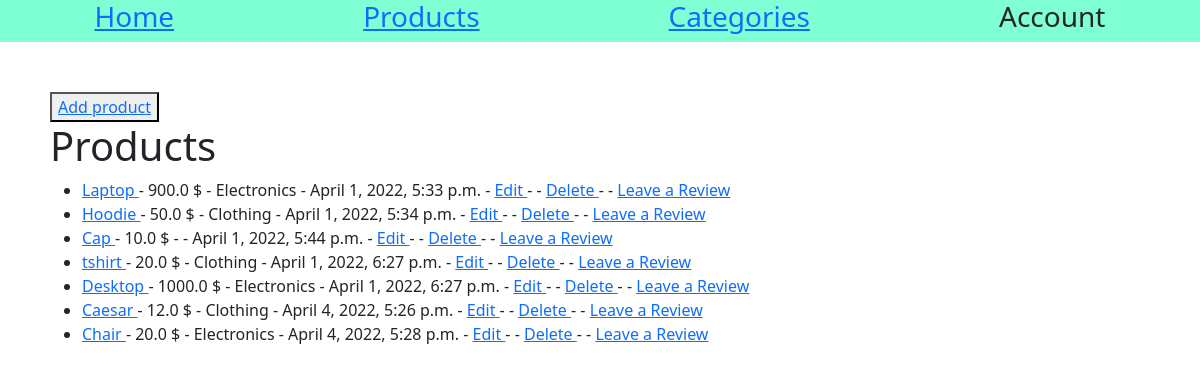
Page /myapp/example/ on the earlier database version.
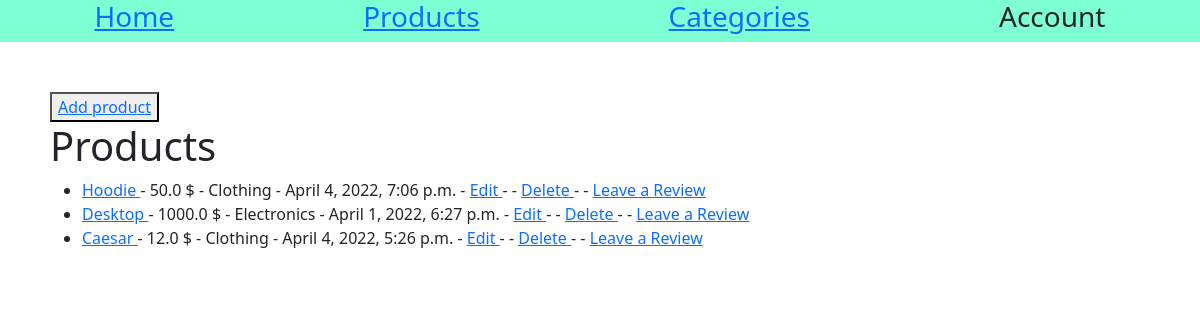
Same page on the later database version.
### myapp/models.py (models this page shows, shortened)
class Product(models.Model):
    name =models.CharField(max_length=100)
    price = models.FloatField(blank=True, null=True)
    date_created = models.DateTimeField(auto_now=True)
    category = models.ForeignKey(Category, on_delete=models.PROTECT, blank=True, null=True)

class Category(models.Model):
    name = models.CharField(max_length=100)

### myapp/views.py (the view)
# urls.py: path('example/',example, name='example'),
def example(request):
    products = Product.objects.all()
    cheap_products = Product.objects.filter(date_created__hour=18)
    context = {
        'products':products,
    }
    return render(request, 'myapp/example.html',context)

### myapp/templates/myapp/example.html
{% extends 'index.html' %}
{% block content %}
<button>
    <a href="{% url 'create_new_product' %}">
        Add product
    </a>
</button>
<h1>Products</h1>
<ul>
    {% for product in products %}
    <li>
        <a href="{% url 'product' product.name %}">
            {{product.name}}
        </a>
        - {{product.price}} $ - {{product.category.name}} - {{product.date_created}}  -
        <a href="{% url 'update_product' product.id %}">
            Edit
        </a>
         - -
        <a href="{% url 'delete_product' product.id %}">
            Delete
        </a>
        - -
        <a href="{% url 'create-review' %}">
            Leave a Review
        </a>
    </li>
    {% endfor %}
</ul>
{% endblock %}

### templates/index.html (shortened to what this page needs)
{% load static %}
{% load crispy_forms_tags %}
<!DOCTYPE html>
<html lang="en">
<head>
    <link rel="stylesheet" href="{% static 'css/styles.css' %}">
    <link href="https://cdn.jsdelivr.net/npm/bootstrap@5.1.3/dist/css/bootstrap.min.css" rel="stylesheet">
</head>
<body>
<div class="header">
    <h3>
        <a href="{% url 'home' %}">
        </a>
    </h3>
    <h3>
        <a href="{% url 'example' %}">
        </a>
    </h3>
    <h3>
        <a href="{% url 'test' %}">
        </a>
    </h3>
    <h3>Account</h3>
</div>
<div class="page">
{% block content %}
{% endblock %}
</div>
</body>
</html>

### static/css/styles.css (style rules this page uses)
body { background: rgb(223, 223, 223); margin: 0; }

### templates/index.html (style rules this page uses)
.header { background-color: aquamarine; display: flex; justify-content: space-around; }
.page { margin: 50px 50px; }

Differences in the rows shown:
removed Product: name "Laptop", price "900.0", category.name "Electronics", date_created "April 1, 2022, 5:33 p.m."
removed Product: name "Cap", price "10.0", date_created "April 1, 2022, 5:44 p.m."
removed Product: name "tshirt", price "20.0", category.name "Clothing", date_created "April 1, 2022, 6:27 p.m."
removed Product: name "Chair", price "20.0", category.name "Electronics", date_created "April 4, 2022, 5:28 p.m."
changed Product "Hoodie": date_created "April 1, 2022, 5:34 p.m." → "April 4, 2022, 7:06 p.m."
